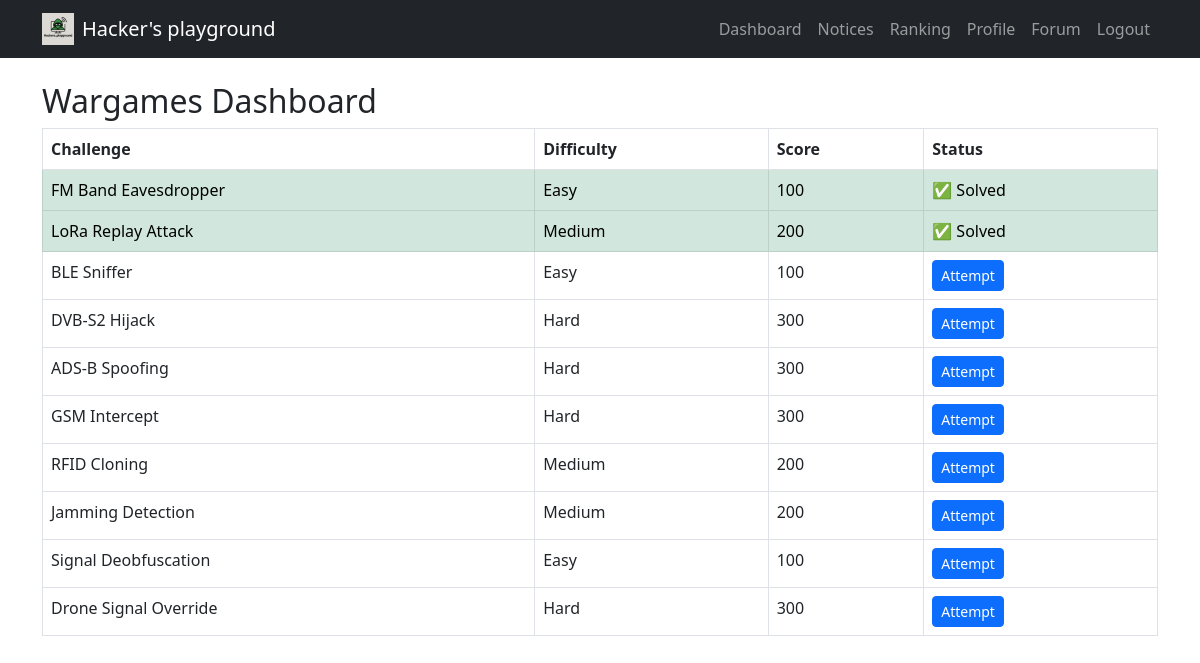
/dashboard (signed in), run on the app's committed database.
### tables this page shows
CREATE TABLE challenges (
  id INTEGER PRIMARY KEY AUTOINCREMENT,
  title TEXT NOT NULL,
  category TEXT,
  message TEXT,
  difficulty TEXT,
  score INTEGER,
  flag TEXT
);

### routes/main.py (the view)
@main_routes.route('/dashboard')
def dashboard():
    if 'user_id' not in session:
        return redirect('/login')
    conn = get_db()
    cur = conn.cursor()
    cur.execute("SELECT * FROM challenges")
    challenges = cur.fetchall()
    cur.execute("SELECT challenge_id FROM solves WHERE user_id = ?", (session['user_id'],))
    solved_ids = {row['challenge_id'] for row in cur.fetchall()}
    return render_template('challenge/dashboard.html', challenges=challenges, solved_ids=solved_ids)

### routes/main.py (called while the page is built)
def get_db():
    conn = sqlite3.connect('database.db')
    conn.row_factory = sqlite3.Row
    return conn

### templates/challenge/dashboard.html
{% extends "base.html" %}
{% block content %}
<h2>Wargames Dashboard</h2>
<table class="table table-bordered">
  <thead>
    <tr>
      <th>Challenge</th>
      <th>Difficulty</th>
      <th>Score</th>
      <th>Status</th>
    </tr>
  </thead>
  <tbody>
    {% for challenge in challenges %}
    <tr {% if challenge.id in solved_ids %}class="table-success"{% endif %}>
      <td>{{ challenge.title }}</td>
      <td>{{ challenge.difficulty }}</td>
      <td>{{ challenge.score }}</td>
      <td>
        {% if challenge.id in solved_ids %}
          ✅ Solved
        {% else %}
          <a href="/challenge/{{ challenge.id }}" class="btn btn-sm btn-primary">Attempt</a>
        {% endif %}
      </td>
    </tr>
    {% endfor %}
  </tbody>
</table>
{% endblock %}

### data on the page
challenges: title "FM Band Eavesdropper", difficulty "Easy", score "100", shows "✅ Solved"
challenges: title "LoRa Replay Attack", difficulty "Medium", score "200", shows "✅ Solved"
challenges: title "BLE Sniffer", difficulty "Easy", score "100"
challenges: title "DVB-S2 Hijack", difficulty "Hard", score "300"
challenges: title "ADS-B Spoofing", difficulty "Hard", score "300"
challenges: title "GSM Intercept", difficulty "Hard", score "300"
challenges: title "RFID Cloning", difficulty "Medium", score "200"
challenges: title "Jamming Detection", difficulty "Medium", score "200"
challenges: title "Signal Deobfuscation", difficulty "Easy", score "100"
challenges: title "Drone Signal Override", difficulty "Hard", score "300"
